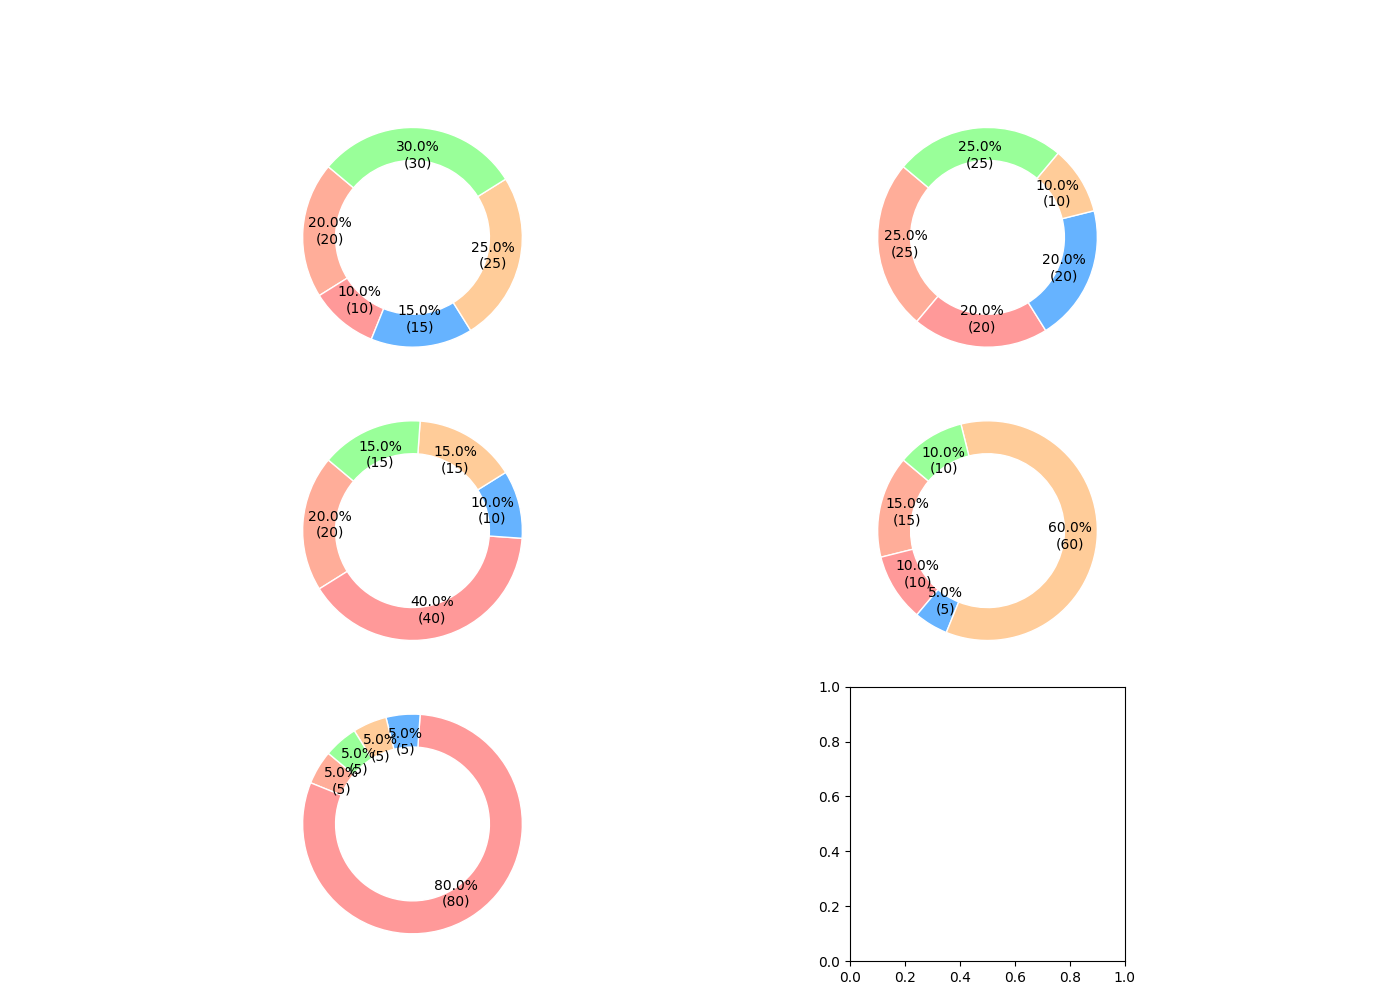

Recreate this plot in Python.
import matplotlib.pyplot as plt

age_groups = ['Teens (13-19)', 'Young Adults (20-29)', 'Adults (30-45)', 'Middle-aged (46-60)', 'Seniors (61+)']
platforms = ['Instagram', 'Snapchat', 'Facebook', 'TikTok', 'Twitter']

# Manually altered data for each age group (sum of percentages still totals 100)
data_by_age_group = {
    "Teens (13-19)": [20, 10, 15, 25, 30],
    "Young Adults (20-29)": [25, 20, 20, 10, 25],
    "Adults (30-45)": [20, 40, 10, 15, 15],
    "Middle-aged (46-60)": [15, 10, 5, 60, 10],
    "Seniors (61+)": [5, 80, 5, 5, 5]
}

colors = ['#ffad99', '#ff9999', '#66b3ff', '#ffcc99', '#99ff99']

def make_autopct(values):
    def custom_autopct(pct):
        total = sum(values)
        val = int(round(pct * total / 100.0))
        return '{:.1f}%\n({:d})'.format(pct, val)
    return custom_autopct

fig, axs = plt.subplots(3, 2, figsize=(14, 10), subplot_kw=dict(aspect="equal"))

for ax, (group_name, data) in zip(axs.flatten(), data_by_age_group.items()):
    wedges, texts, autotexts = ax.pie(
        data, labels=None, autopct=make_autopct(data), startangle=140,
        colors=colors, pctdistance=0.75, wedgeprops=dict(width=0.3, edgecolor='w')
    )

plt.tight_layout()
plt.subplots_adjust(top=0.9)
plt.show()
